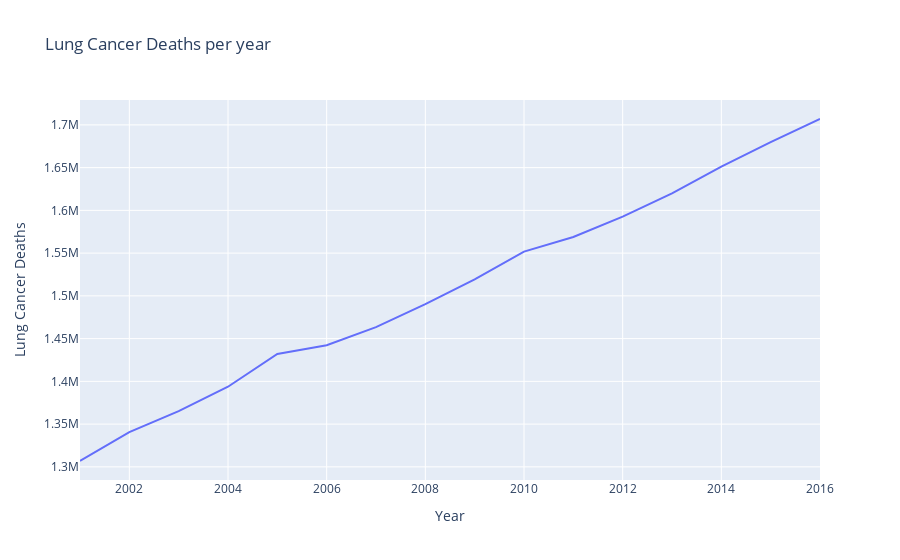

The notebook cell this image was saved under:
### Markdown cell above
Longkanker is een steeds vaker voorkomend probleem, door klimaatopwarmingen zien we steeds meer stijgingen in long ziektes.

### Code cell
#graph for cancer years. 
country = 'World'  # Replace with the desired country code
country_data = cancer_df[(cancer_df['Country'] == country) & (cancer_df['Year'] >= 2001)]

# Extract the Year and Liver cancer columns
year_lung_cancer = country_data[['Year', "Tracheal, bronchus, and lung cancer "]]

# Create a plot using Plotly
fig = px.line(year_lung_cancer, x='Year', y="Tracheal, bronchus, and lung cancer ", title='Lung Cancer Deaths per year')
fig.update_layout(xaxis_title='Year', yaxis_title='Lung Cancer Deaths')

# Show the plot
fig.show()

### Figure 1 — Plotly figure (JSON) as saved in the notebook; plotly's stock layout.template omitted (floating-point values rounded to 4 significant figures)
{"data": [{"hovertemplate": "Year=%{x}<br>Tracheal, bronchus, and lung cancer =%{y}<extra></extra>", "legendgroup": "", "line": {"color": "#636efa", "dash": "solid"}, "marker": {"symbol": "circle"}, "mode": "lines", "name": "", "orientation": "v", "showlegend": false, "type": "scatter", "x": [2001, 2002, 2003, 2004, 2005, 2006, 2007, 2008, 2009, 2010, 2011, 2012, 2013, 2014, 2015, 2016], "xaxis": "x", "y": [1307000.0, 1341000.0, 1365000.0, 1394000.0, 1432000.0, 1442000.0, 1463000.0, 1490000.0, 1519000.0, 1552000.0, 1569000.0, 1593000.0, 1620000.0, 1651000.0, 1680000.0, 1707000.0], "yaxis": "y"}], "layout": {"legend": {"tracegroupgap": 0}, "title": {"text": "Lung Cancer Deaths per year"}, "xaxis": {"anchor": "y", "domain": [0, 1], "title": {"text": "Year"}}, "yaxis": {"anchor": "x", "domain": [0, 1], "title": {"text": "Lung Cancer Deaths"}}}}
